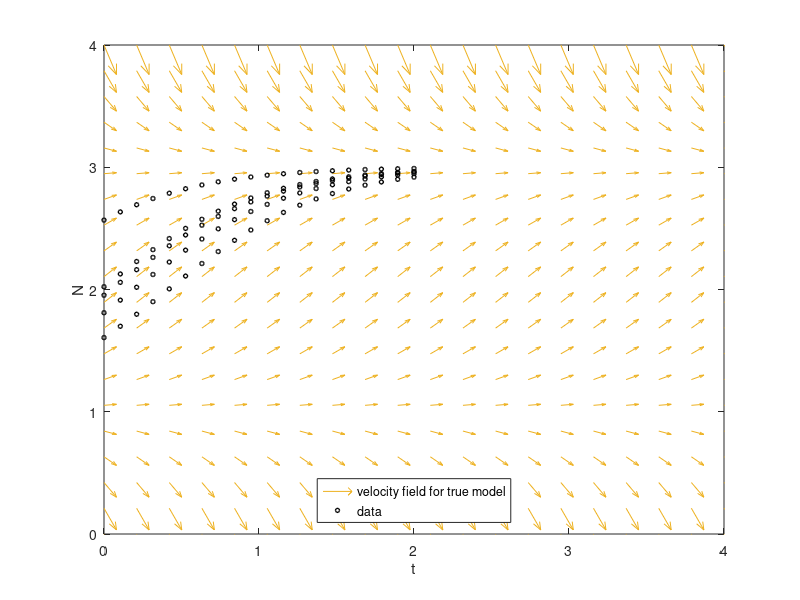

Reproduce this figure in MATLAB. (Note: this script raises an error after producing the figure.)
%--------------------------------------------------------------------------
% Example: fish-harvesting problem with bifurcations
%--------------------------------------------------------------------------
% dx/dt = x(4-x) - 3
%--------------------------------------------------------------------------
%% initialization
clc, close all, clear all
addpath('./RVM');
rng(0); rand(2);

%% parameters
n_grid = 20;         % grid size for arrows
n_curve_data = 5;    % number of curves in the data
n_step_data = 20;    % number of time steps in the data

%% velocity field
[t_all,x_all] = meshgrid(linspace(0,4,n_grid),linspace(0,4,n_grid));
dt_all = ones(size(t_all));
dx_all = x_all.*(4-x_all) - 3;

%% generate data
t_data = linspace(0,2,n_step_data);      % row vector
x0_data = 1 + 2*rand(n_curve_data,1);    % column vector
x_data = zeros(n_curve_data,n_step_data);

figure
quiver(t_all,x_all,dt_all,dx_all,'Color',[0.9290 0.6940 0.1250])
hold on
for k1 = 1:n_curve_data
    [~,x_] = ode45(@(t,x) x*(4-x) - 3, t_data, x0_data(k1));
    x_data(k1,1:size(x_,1)) = max(x_',0);
    plot(t_data,x_data(k1,:),'ko','LineWidth',1,'MarkerSize',3)
    hold on
end
xlabel('t')
ylabel('N')
xlim([0 4])
ylim([0 4])
legend('velocity field for true model','data','Location','south')

%% discover ODE
t_ode = []; x_ode = []; dx_ode = [];
for k1 = 1:n_curve_data
    t_ode = [t_ode; t_data(3:end-2)'];
    x_ode = [x_ode; x_data(k1,3:end-2)'];
    dx_ode = [dx_ode; (x_data(k1,1:end-4)' - 8*x_data(k1,2:end-3)' + 8*x_data(k1,4:end-1)'...
        - x_data(k1,5:end)') / (12*(t_data(2)-t_data(1)))];
end

degree = 10;
PHI = gen_phi([ones(size(t_ode)) t_ode x_ode], degree);
Basis = gen_basis(["" "t" "x"], degree);

[weight, standard_deviation, MSC] = SubTSBR(PHI, dx_ode, 0.1, round(size(dx_ode,1)/2), 30);
disp(['dxdt = ' output(Basis, weight, standard_deviation, MSC)])
